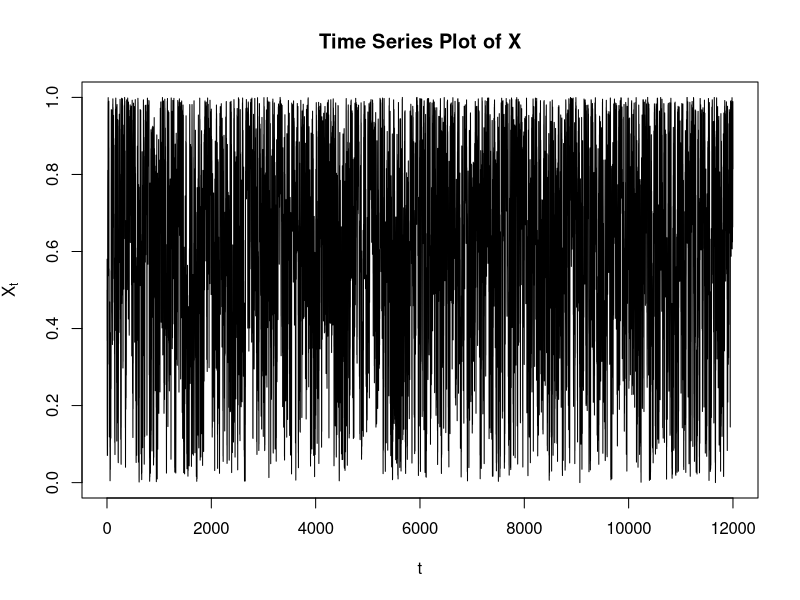
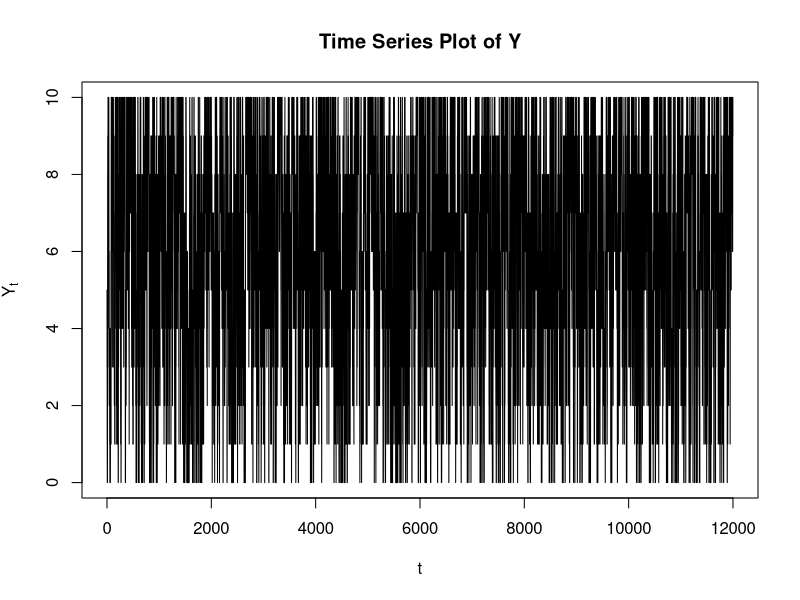
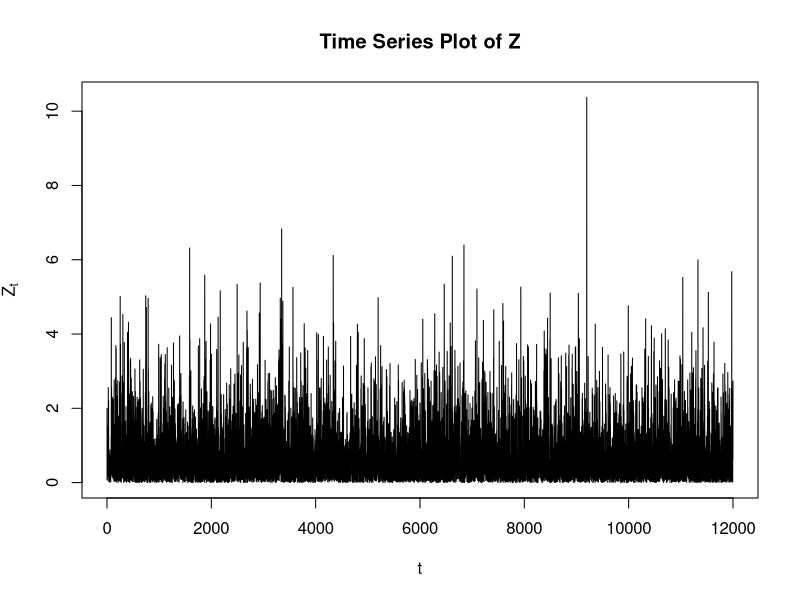
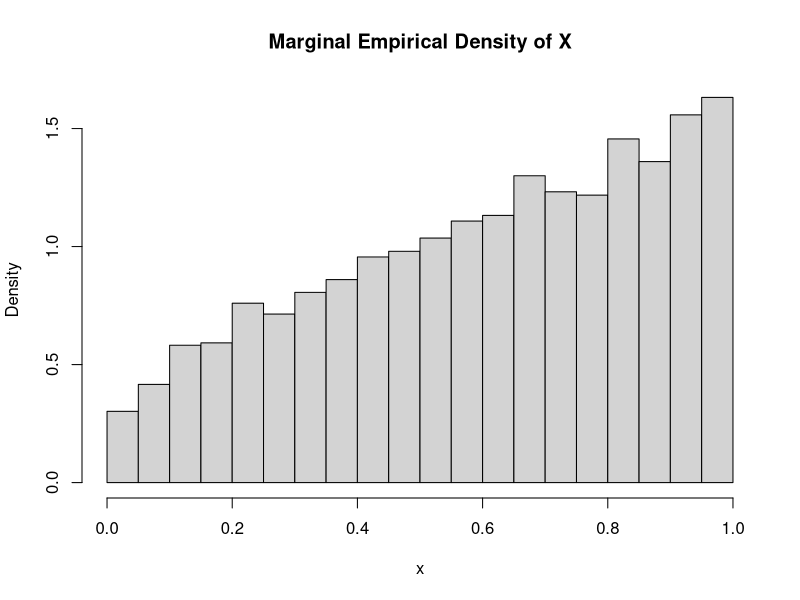
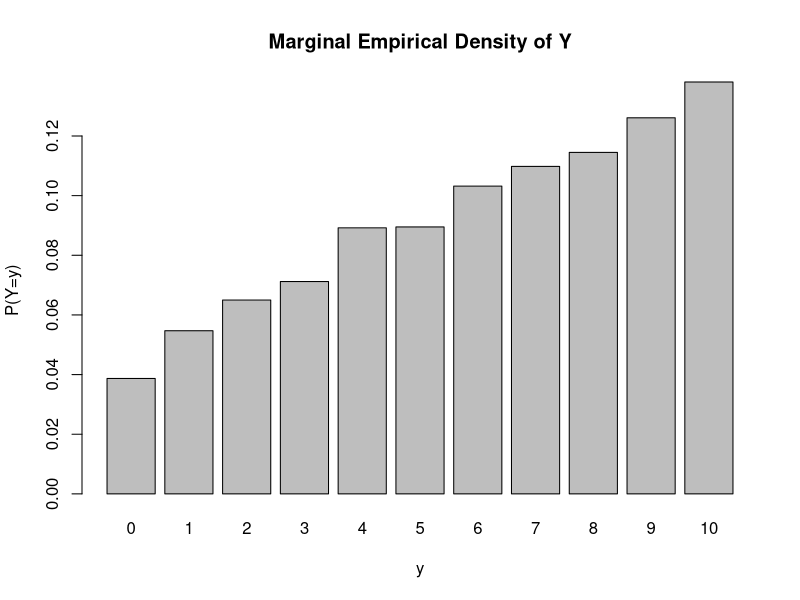
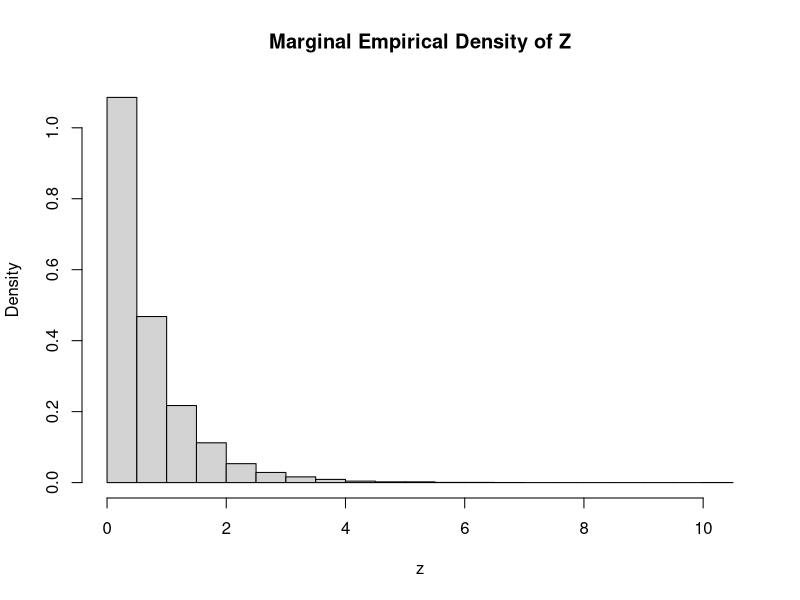

Write the R code that produced these figures, in order.
## ---- chunk 1
knitr::opts_chunk$set(echo = TRUE)
## ---- chunk 2
set.seed(0)

generate_sample <-  function(init, sample_size) {
  x <- init[1]
  y <- init[2]
  z <- init[3]
  
  sample <- matrix(init, nrow=1)
  
  while (nrow(sample) < sample_size) {
    # Sample from full conditionals
    x <- rbeta(1, y + z + 1, 11 - y)
    y <- rbinom(1, size=10, prob=x)
    z <- rexp(1, 1-log(x))
  
    sample <- rbind(sample, c(x, y, z))
  }
  return(sample)
}

sample <- generate_sample(c(.5, 5, 2), 12000)
## ---- chunk 3
plot(x=seq(nrow(sample)), y=sample[,1], type='l', xlab='t', 
     ylab=expression(X[t]), main='Time Series Plot of X')
plot(x=seq(nrow(sample)), y=sample[,2], type='l', xlab='t', ylab=expression(Y[t])
     , main='Time Series Plot of Y')
plot(x=seq(nrow(sample)), y=sample[,3], type='l', xlab='t', ylab=expression(Z[t])
     , main='Time Series Plot of Z')

x <- sample[2001:12000,1]
y <- sample[2001:12000,2]
z <- sample[2001:12000,3]
hist(x, freq=FALSE, main='Marginal Empirical Density of X')
barplot(prop.table(table(y)), xlab='y', ylab='P(Y=y)', main='Marginal Empirical Density of Y')
hist(z, freq=FALSE, main='Marginal Empirical Density of Z')
## ---- chunk 4
est <- mean(apply(sample[2001:12000,], MARGIN=1, FUN=function(x) x[3]^2 * x[2]^3 * exp(-x[1]^2)))
